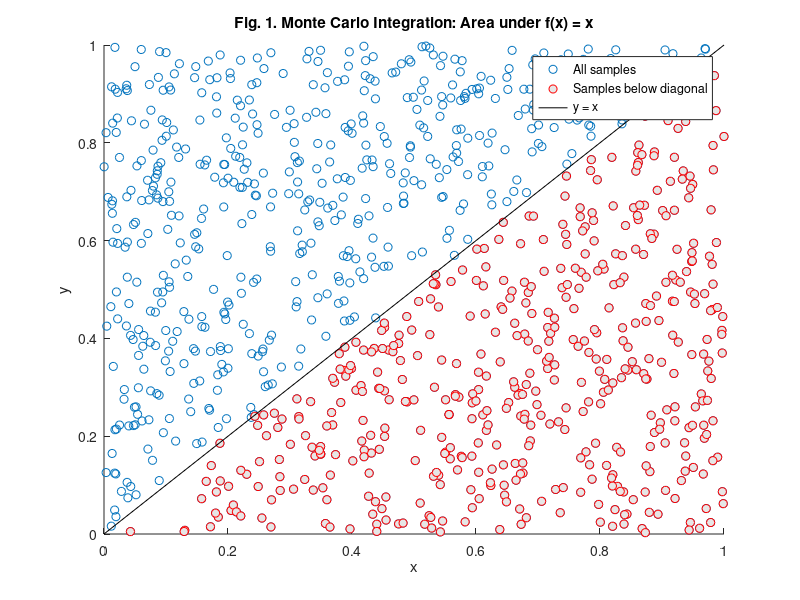
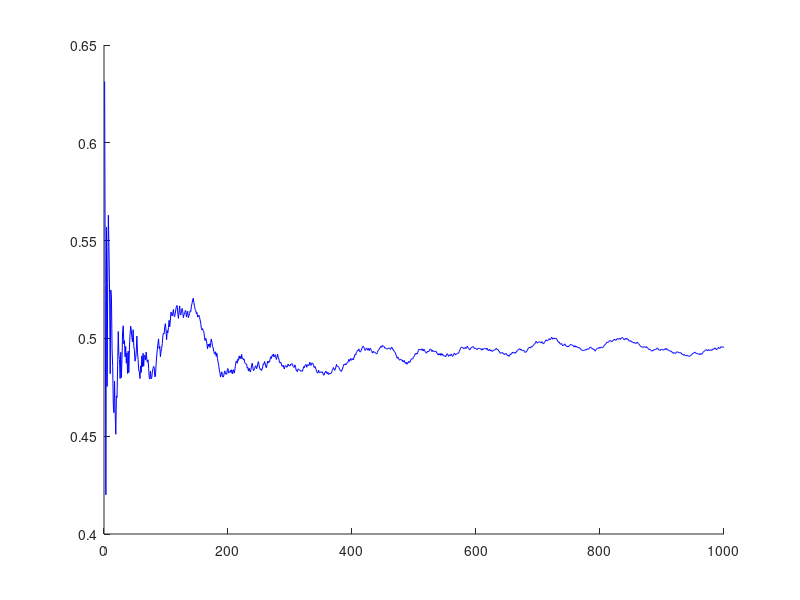

MATLAB code to generate these figures, in order: (Note: this script raises an error after producing the figures.)
% Exercise - Understanding Monte Carlo integration using identity function

%% 1. Aim of the exercise
% To understand Monte Carlo (MC) integration by estimating the area under
% the identity function on the interval from 0 to 1 using random samples.

%% 2. Theory
% Refer to the accompanying PDF file for the theory.

%% 3. Define the number of samples 

% 3.1. Clear the memory 
clear;

% 3.2. Define the number of samples (draws)
N_samples = 1000; 

%% 4. Monte Carlo integral estimatation

% 4.1. Generate random samples from a uniform distribution on [0, 1]
uniform_samples = random('Uniform',0,1,[N_samples,1]);

% 4.2. MC estimate of the integral of f(x) = x over [0,1]
integral_estimate = mean(uniform_samples);

%% 5. The true value of the integral of the identity function from 0 to 1

integral_true_value = 0.5; 

%% 6. Geometric interpretation of MC integration

% We sample random points (x,y) uniformly in the unit square [0,1] × [0,1].
% Each x-value (uniform_samples) is treated as a fixed input to the
% function f(x) = x. Each y-value (from y_samples) is an independent random
% vertical coordinate. We do bot compute f(x) directly. Instead, we test
% whether y < f(x). Points satisfying y < x lie below the curve and
% contribute to the area estimate. The fraction of such points approximates
% the integral of f(x) = x over [0,1].

% 6.1. Create (x,y) points in the unit square
y_samples = random('Uniform',0,1,[N_samples,1]);

% 6.2. Identify points below the diagonal y < x
below_diagonal = y_samples < uniform_samples; % Checks whether a sample lies below diagonal

% 6.3. Visual demonstration of MC integration
figure
hold on
scatter(uniform_samples,y_samples,'ro') % All samples
scatter(uniform_samples(below_diagonal),y_samples(below_diagonal), ...
    'o','MarkerEdgeColor','r','MarkerFaceColor',[0.9 0.9 0.9]); % Samples below diagonal
plot([0 1],[0 1],'k') % Diagonal line y = x
ylabel('y')
xlabel('x')
legend('All samples','Samples below diagonal','y = x')
title('Fig. 1. Monte Carlo Integration: Area under f(x) = x')
hold off

%% 7. Convergence behavior of MC estimate

% 7.1. MC estimate updated with increasing sample size
convergence_integral_estimate = cumsum(uniform_samples)./(1:N_samples)';

% cumsum computes the cumulative sum: [x1, x1+x2, x1+x2+x3, ...], where
% each xi is a sample from the uniform distribution. Dividing by [1, 2, 3,
% ...] gives the running mean at each step. This mimics adding one sample
% at a time and tracking how the estimate evolves. The running mean shows
% how our MC estimate of the integral evolves as more samples are added.
% Ideally, it should stabilize near the true value (0.5 for f(x) = x over
% [0,1]) due to the law of large numbers.

% 7.2. MSE of MC integral estimate as sample size increases
convergence_MSE = cumsum((uniform_samples-integral_true_value).^2)./(1:N_samples)';

% Each term (xi-true_value)^2 measures the squared error of a sample
% relative to the true integral. cumsum accumulates these squared errors,
% and dividing by [1, 2, 3, ...] gives the running mean squared error. This
% shows how the average squared error of the MC estimate decreases as more
% samples are added. Ideally, the MSE should decay toward zero as sample
% size increases, reflecting improved accuracy.

% 7.3. Theoretical benchmark

theoretical_error_decay = 1./sqrt(1:N_samples);

% The MC error typically decreases proportionally to 1/sqrt(N) as the
% number of samples N increases. Hence, this line shows how fast we expect
% the error to decay with sample size. The MC error decreases roughly like
% 1/sqrt(N) because we're averaging N random samples. Each sample has some
% variance, and averaging reduces that variance by a factor of 1/N. The
% typical error (standard deviation) is the square root of the variance,
% hence 1/sqrt(N). This comes from the Central Limit Theorem and how
% variance behaves when averaging.

%% 8. Visualize the convergence behavior of the MC estimate and its error

% 8.1. Plot convergence of MC estimate 
figure
hold on
plot(1:N_samples,convergence_integral_estimate,'b','DisplayName','MC integral estimate');
yline(integral_true_value,'DisplayName','True integral value');
ylabel('Integral estimate');
xlabel('Number of samples (draws)');
legend('show');
title('Fig. 2. Convergence of Monte Carlo estimate');
hold off

% 8.2. Plot convergence of MC estimation error metrics
figure
hold on
plot(1:N_samples,convergence_MSE,'r','DisplayName','MSE of MC estimate');
plot(1:N_samples,theoretical_error_decay,'g','DisplayName','Theoretical error decay');
ylabel('Integral estimate error metrics');
xlabel('Number of samples (draws)');
legend('show');
title('Fig. 3. Convergence of MC estimation error metrics')
hold off
